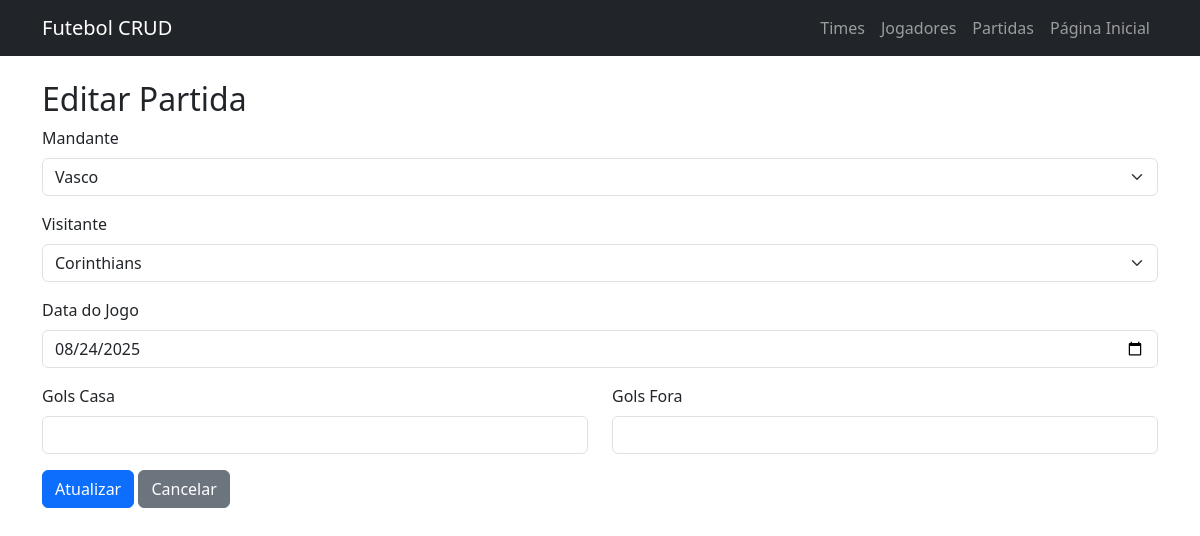
Page /public/partidas/update.php?id=2 on the committed database.
### tables this page shows
CREATE TABLE partidas (
    id INT AUTO_INCREMENT PRIMARY KEY,
    time_casa_id INT NOT NULL,
    time_fora_id INT NOT NULL,
    data_jogo DATE NOT NULL,
    FOREIGN KEY (time_casa_id) REFERENCES times(id),
    FOREIGN KEY (time_fora_id) REFERENCES times(id)
);

CREATE TABLE times (
    id INT AUTO_INCREMENT PRIMARY KEY,
    nome VARCHAR(100) NOT NULL,
    cidade VARCHAR(100) NOT NULL
);

### public/partidas/update.php (the view, shortened to what this page needs)
<?php
include('../../includes/db.php');
include('../../includes/header.php');
$id = $_GET['id'];
$stmt = $mysqli->prepare("SELECT * FROM partidas WHERE id = ?");
$stmt->bind_param("i", $id);
$stmt->execute();
$result = $stmt->get_result();
$partida = $result->fetch_assoc();
$times = $mysqli->query("SELECT * FROM times")->fetch_all(MYSQLI_ASSOC);
?>
<h2>Editar Partida</h2>
<form method="post">
    <div class="mb-3">
        <label class="form-label">Mandante</label>
        <select name="time_casa_id" class="form-select">
            <?php foreach($times as $t): ?>
                <option value="<?= $t['id'] ?>" <?= $t['id'] == $partida['time_casa_id'] ? 'selected' : '' ?>>
                    <?= $t['nome'] ?>
                </option>
            <?php endforeach; ?>
        </select>
    </div>
    <div class="mb-3">
        <label class="form-label">Visitante</label>
        <select name="time_fora_id" class="form-select">
            <?php foreach($times as $t): ?>
                <option value="<?= $t['id'] ?>" <?= $t['id'] == $partida['time_fora_id'] ? 'selected' : '' ?>>
                    <?= $t['nome'] ?>
                </option>
            <?php endforeach; ?>
        </select>
    </div>
    <div class="mb-3">
        <label class="form-label">Data do Jogo</label>
        <input type="date" name="data_jogo" class="form-control"
               value="<?= $partida['data_jogo'] ?>" required>
    </div>
    <div class="row mb-3">
        <div class="col">
            <label class="form-label">Gols Casa</label>
            <input type="number" name="gols_casa" class="form-control"
                   min="0" value="<?= $partida['gols_casa'] ?>">
        </div>
        <div class="col">
            <label class="form-label">Gols Fora</label>
            <input type="number" name="gols_fora" class="form-control"
                   min="0" value="<?= $partida['gols_fora'] ?>">
        </div>
    </div>
    <button type="submit" class="btn btn-primary">Atualizar <a href="read.php"></a></button>
    <a href="read.php" class="btn btn-secondary">Cancelar</a>
</form>

### rows in the picture
partidas: time_casa_id "Vasco", time_fora_id "Corinthians", data_jogo "08/24/2025"
